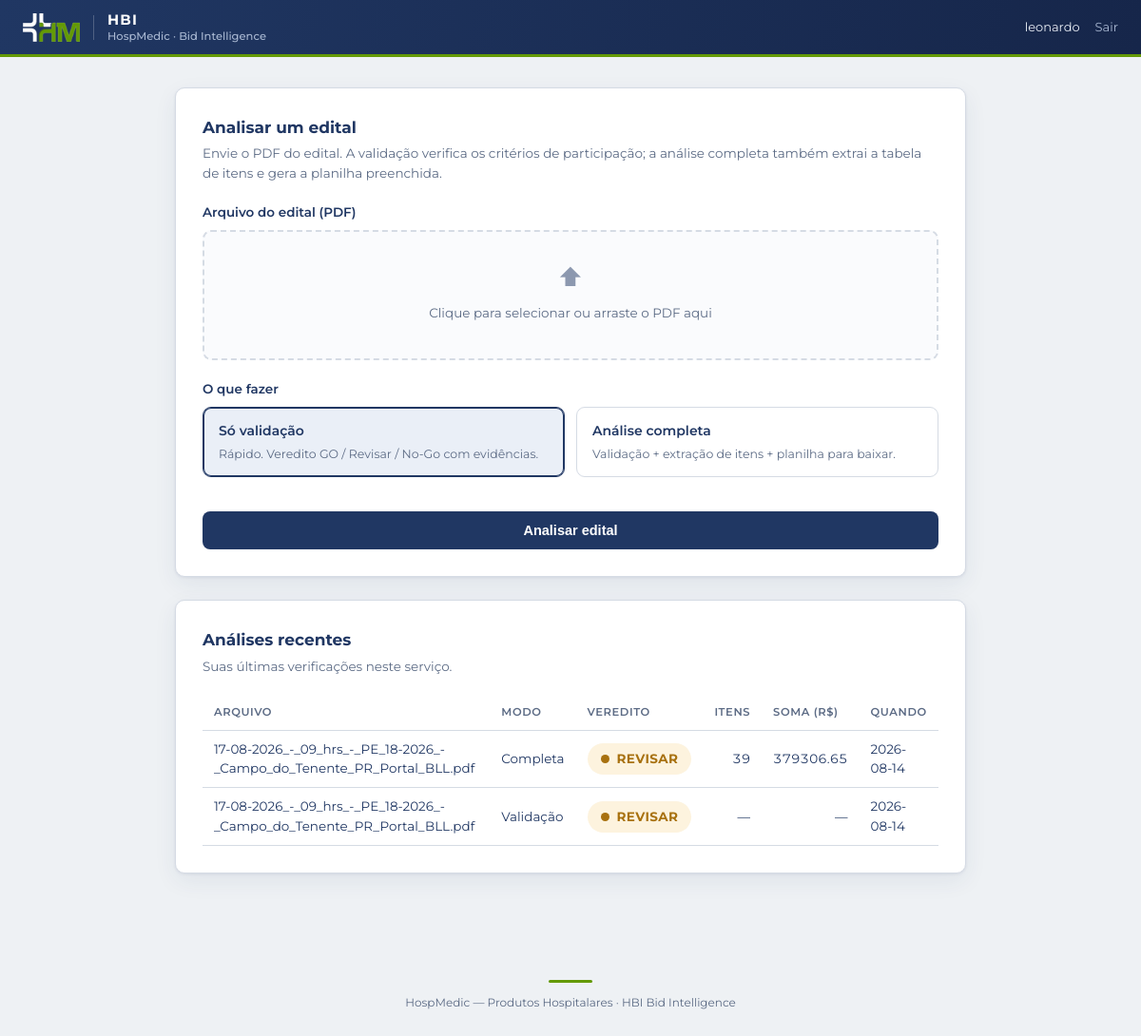
/ (signed in), run on the app's committed database.
### tables this page shows
CREATE TABLE analises (
                id           INTEGER PRIMARY KEY AUTOINCREMENT,
                usuario      TEXT NOT NULL,
                arquivo      TEXT NOT NULL,
                modo         TEXT NOT NULL,
                veredito     TEXT,
                itens        INTEGER,
                soma         REAL,
                criado_em    TEXT NOT NULL
            );

### webapp/app.py (the view)
@app.route("/")
@login_obrigatorio
def index():
    historico = database.listar_analises(session["usuario"])
    return render_template("index.html", usuario=session["usuario"], historico=historico)

### webapp/app.py (called while the page is built)
def login_obrigatorio(f):
    @wraps(f)
    def wrapper(*args, **kwargs):
        if "usuario" not in session:
            return redirect(url_for("login"))
        return f(*args, **kwargs)
    return wrapper

### webapp/database.py (called while the page is built)
def get_connection() -> sqlite3.Connection:
    conn = sqlite3.connect(DB_PATH)
    conn.row_factory = sqlite3.Row
    return conn

def listar_analises(usuario: str, limite: int = 20) -> list[sqlite3.Row]:
    conn = get_connection()
    try:
        return conn.execute(
            """
            SELECT arquivo, modo, veredito, itens, soma, criado_em
            FROM analises WHERE usuario = ?
            ORDER BY id DESC LIMIT ?
            """,
            (usuario, limite),
        ).fetchall()
    finally:
        conn.close()

### webapp/templates/index.html (shortened to what this page needs)
<!DOCTYPE html>
<html lang="pt-BR">
<head>
  <link rel="stylesheet" href="{{ url_for('static', filename='estilo.css') }}">
</head>
<body>
  <div class="topo">
    <div class="marca">
      <img src="{{ url_for('static', filename='hospmedic-simbolo-claro.png') }}"
           alt="HospMedic — Produtos Hospitalares">
      <span class="produto">
        <span class="sigla">HBI</span>
        <span class="full">HospMedic · Bid Intelligence</span>
      </span>
    </div>
    <div class="sessao">
      <span>{{ usuario }}</span>
      <a href="{{ url_for('logout') }}">Sair</a>
    </div>
  </div>
  <div class="wrap">
    <div class="cartao">
      <h2>Analisar um edital</h2>
      <p class="sub">Envie o PDF do edital. A validação verifica os critérios de
        participação; a análise completa também extrai a tabela de itens e gera
        a planilha preenchida.</p>
      <form method="POST" action="{{ url_for('analisar') }}" enctype="multipart/form-data">
        <div class="campo">
          <label>Arquivo do edital (PDF)</label>
          <div class="dropzone" id="dropzone">
            <div class="icone">⬆</div>
            <div class="dz-texto">Clique para selecionar ou arraste o PDF aqui</div>
          </div>
        </div>
        <div class="campo">
          <label>O que fazer</label>
          <div class="modos">
            <div class="modo-op">
              <label for="m-val">Só validação
                <span class="desc">Rápido. Veredito GO / Revisar / No-Go com evidências.</span>
              </label>
            </div>
            <div class="modo-op">
              <label for="m-comp">Análise completa
                <span class="desc">Validação + extração de itens + planilha para baixar.</span>
              </label>
            </div>
          </div>
        </div>
        <button class="btn bloco" type="submit">Analisar edital</button>
      </form>
    </div>
    <div class="cartao">
      <h2>Análises recentes</h2>
      <p class="sub">Suas últimas verificações neste serviço.</p>
      <table class="hist">
        <thead>
          <tr>
            <th>Arquivo</th><th>Modo</th><th>Veredito</th>
            <th class="num">Itens</th><th class="num">Soma (R$)</th><th>Quando</th>
          </tr>
        </thead>
        <tbody>
          {% for a in historico %}
          <tr>
            <td>{{ a.arquivo }}</td>
            <td>{{ "Completa" if a.modo == "completo" else "Validação" }}</td>
            <td>
              {% if a.veredito %}
                <span class="selo {{ a.veredito }}">{{ a.veredito.replace("_","-") }}</span>
              {% else %}—{% endif %}
            </td>
            <td class="num">{{ a.itens if a.itens is not none else "—" }}</td>
            <td class="num">{{ "%.2f"|format(a.soma) if a.soma is not none else "—" }}</td>
            <td>{{ a.criado_em[:10] }}</td>
          </tr>
          {% else %}
          <tr><td class="vazio" colspan="6">Nenhuma análise ainda. Envie seu primeiro edital acima.</td></tr>
          {% endfor %}
        </tbody>
      </table>
    </div>
  </div>
  <div class="rodape">
    <div class="barra"></div>
    HospMedic — Produtos Hospitalares · HBI Bid Intelligence
  </div>
</body>
</html>

### webapp/static/estilo.css (style rules this page uses)
:root { --marca-azul: #203763; --marca-verde: #649A06; --azul-escuro: #16264a; --verde-escuro: #4d7a04; --tinta: #203763; --tinta-suave: #5c6b85; --papel: #eef1f4; --papel-branco: #ffffff; --linha: #d5dbe4; --go: #4d7a04; --go-fundo: #eef6e0; --atencao: #a8710f; --atencao-fundo:#fdf3de; --nogo: #b4302f; --nogo-fundo: #fbe9e8; --acento: #203763; --acento-escuro:#16264a; --acento-claro: #eaeff7; --sombra: 0 1px 3px rgba(32, 55, 99, .08), 0 8px 24px rgba(32, 55, 99, .07); }
* { box-sizing: border-box; margin: 0; padding: 0; }
body { font-family: "Montserrat", "Segoe UI", system-ui, -apple-system, Roboto, sans-serif; background: var(--papel); color: var(--tinta); line-height: 1.55; font-size: 15px; -webkit-font-smoothing: antialiased; }
.num { font-variant-numeric: tabular-nums; }
.topo { background: linear-gradient(100deg, var(--marca-azul) 0%, var(--azul-escuro) 100%); color: #e8edf5; padding: 12px 24px; display: flex; align-items: center; justify-content: space-between; border-bottom: 3px solid var(--marca-verde); }
.topo .marca { display: flex; align-items: center; gap: 14px; }
.topo .marca img { height: 30px; width: auto; display: block; }
.topo .marca .produto { display: flex; flex-direction: column; line-height: 1.25; }
.topo .marca .produto .sigla { font-weight: 700; font-size: 15px; letter-spacing: .08em; color: #fff; }
.topo .marca .produto .full { color: #a9b8d2; font-weight: 500; font-size: 11.5px; }
.topo .sessao { display: flex; align-items: center; gap: 16px; font-size: 13px; }
.topo .sessao a { color: #a9b8d2; text-decoration: none; }
.wrap { max-width: 880px; margin: 0 auto; padding: 32px 24px 64px; }
.cartao { background: var(--papel-branco); border: 1px solid var(--linha); border-radius: 10px; box-shadow: var(--sombra); padding: 28px; margin-bottom: 24px; }
.cartao h2 { font-size: 17px; font-weight: 700; margin-bottom: 4px; }
.cartao .sub { color: var(--tinta-suave); font-size: 13.5px; margin-bottom: 20px; }
.campo { margin-bottom: 20px; }
.campo label { display: block; font-weight: 600; font-size: 13.5px; margin-bottom: 8px; }
.dropzone { border: 2px dashed var(--linha); border-radius: 9px; padding: 28px; text-align: center; cursor: pointer; transition: border-color .15s, background .15s; background: #fafbfd; }
.dropzone .icone { font-size: 26px; opacity: .5; }
.dropzone .dz-texto { color: var(--tinta-suave); font-size: 13.5px; margin-top: 6px; }
.modos { display: grid; grid-template-columns: 1fr 1fr; gap: 12px; }
.modo-op { position: relative; }
.modo-op label { display: block; border: 1.5px solid var(--linha); border-radius: 9px; padding: 14px 16px; cursor: pointer; transition: border-color .15s, background .15s; font-weight: 600; font-size: 14px; }
.modo-op label .desc { display: block; font-weight: 400; font-size: 12.5px; color: var(--tinta-suave); margin-top: 3px; }
.modo-op input:checked + label { border-color: var(--acento); background: var(--acento-claro); box-shadow: inset 0 0 0 1px var(--acento); }
.btn { display: inline-flex; align-items: center; gap: 8px; background: var(--acento); color: #fff; border: none; padding: 12px 22px; border-radius: 8px; font-size: 14.5px; font-weight: 600; cursor: pointer; text-decoration: none; transition: background .15s; }
.btn.bloco { width: 100%; justify-content: center; margin-top: 8px; }
.selo { display: inline-flex; align-items: center; gap: 8px; padding: 6px 14px; border-radius: 999px; font-weight: 700; font-size: 13.5px; letter-spacing: .03em; text-transform: uppercase; }
.selo::before { content: ""; width: 9px; height: 9px; border-radius: 50%; }
.selo.revisar { background: var(--atencao-fundo); color: var(--atencao); }
.selo.revisar::before { background: var(--atencao); }
.hist { width: 100%; border-collapse: collapse; font-size: 13.5px; }
.hist th, .hist td { text-align: left; padding: 9px 12px; border-bottom: 1px solid var(--linha); }
.hist th { font-size: 11.5px; text-transform: uppercase; letter-spacing: .05em; color: var(--tinta-suave); font-weight: 600; }
.hist td.num { text-align: right; }
.rodape { text-align: center; padding: 24px 16px 40px; color: var(--tinta-suave); font-size: 12px; }
.rodape .barra { width: 46px; height: 3px; background: var(--marca-verde); margin: 0 auto 12px; border-radius: 2px; }

### data on the page
analises: arquivo "17-08-2026_-_09_hrs_-_PE_18-2026_-_Campo_do_Tenente_PR_Portal_BLL.pdf", modo "Completa", veredito.replace "REVISAR", itens "39", soma "379306.65", criado_em "2026-08-14"
analises: arquivo "17-08-2026_-_09_hrs_-_PE_18-2026_-_Campo_do_Tenente_PR_Portal_BLL.pdf", modo "Validação", veredito.replace "REVISAR", itens "—", soma "—", criado_em "2026-08-14"

### other printed values
{{ usuario }} "leonardo"
